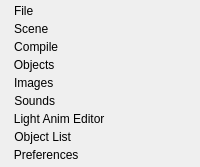
          <widget class="QWidget" name="scene_tool_widget" native="true">
           <property name="styleSheet">
            <string notr="true">QToolButton {
	border: none;
}

QToolButton:hover {
    color: white;
}

QToolButton:pressed {
    padding: 2px;
    font-size: 11px;
}</string>
           </property>
           <layout class="QVBoxLayout" name="verticalLayout_4">
            <property name="spacing">
             <number>1</number>
            </property>
            <property name="leftMargin">
             <number>6</number>
            </property>
            <property name="topMargin">
             <number>2</number>
            </property>
            <property name="rightMargin">
             <number>2</number>
            </property>
            <property name="bottomMargin">
             <number>4</number>
            </property>
            <item>
             <widget class="QToolButton" name="menu_file_btn">
              <property name="text">
               <string> File</string>
              </property>
              <property name="icon">
               <iconset resource="../LevelEditor.qrc">
                <normaloff>:/icons/min.png</normaloff>:/icons/min.png</iconset>
              </property>
              <property name="iconSize">
               <size>
                <width>12</width>
                <height>12</height>
               </size>
              </property>
              <property name="toolButtonStyle">
               <enum>Qt::ToolButtonTextBesideIcon</enum>
              </property>
             </widget>
            </item>
            <item>
             <widget class="QToolButton" name="menu_scene_btn">
              <property name="text">
               <string> Scene</string>
              </property>
              <property name="icon">
               <iconset resource="../LevelEditor.qrc">
                <normaloff>:/icons/min.png</normaloff>:/icons/min.png</iconset>
              </property>
              <property name="iconSize">
               <size>
                <width>12</width>
                <height>12</height>
               </size>
              </property>
              <property name="toolButtonStyle">
               <enum>Qt::ToolButtonTextBesideIcon</enum>
              </property>
             </widget>
            </item>
            <item>
             <widget class="QToolButton" name="menu_compile_btn">
              <property name="text">
               <string> Compile</string>
              </property>
              <property name="icon">
               <iconset resource="../LevelEditor.qrc">
                <normaloff>:/icons/min.png</normaloff>:/icons/min.png</iconset>
              </property>
              <property name="iconSize">
               <size>
                <width>12</width>
                <height>12</height>
               </size>
              </property>
              <property name="toolButtonStyle">
               <enum>Qt::ToolButtonTextBesideIcon</enum>
              </property>
             </widget>
            </item>
            <item>
             <widget class="QToolButton" name="menu_objects_btn">
              <property name="text">
               <string> Objects</string>
              </property>
              <property name="icon">
               <iconset resource="../LevelEditor.qrc">
                <normaloff>:/icons/min.png</normaloff>:/icons/min.png</iconset>
              </property>
              <property name="iconSize">
               <size>
                <width>12</width>
                <height>12</height>
               </size>
              </property>
              <property name="toolButtonStyle">
               <enum>Qt::ToolButtonTextBesideIcon</enum>
              </property>
             </widget>
            </item>
            <item>
             <widget class="QToolButton" name="menu_images_btn">
              <property name="text">
               <string> Images</string>
              </property>
              <property name="icon">
               <iconset resource="../LevelEditor.qrc">
                <normaloff>:/icons/min.png</normaloff>:/icons/min.png</iconset>
              </property>
              <property name="iconSize">
               <size>
                <width>12</width>
                <height>12</height>
               </size>
              </property>
              <property name="toolButtonStyle">
               <enum>Qt::ToolButtonTextBesideIcon</enum>
              </property>
             </widget>
            </item>
            <item>
             <widget class="QToolButton" name="menu_sounds_btn">
              <property name="text">
               <string> Sounds</string>
              </property>
              <property name="icon">
               <iconset resource="../LevelEditor.qrc">
                <normaloff>:/icons/min.png</normaloff>:/icons/min.png</iconset>
              </property>
              <property name="iconSize">
               <size>
                <width>12</width>
                <height>12</height>
               </size>
              </property>
              <property name="toolButtonStyle">
               <enum>Qt::ToolButtonTextBesideIcon</enum>
              </property>
             </widget>
            </item>
            <item>
             <widget class="QToolButton" name="menu_light_anim_btn">
              <property name="text">
               <string> Light Anim Editor</string>
              </property>
              <property name="icon">
               <iconset resource="../LevelEditor.qrc">
                <normaloff>:/icons/dummy.png</normaloff>:/icons/dummy.png</iconset>
              </property>
              <property name="iconSize">
               <size>
                <width>12</width>
                <height>12</height>
               </size>
              </property>
              <property name="toolButtonStyle">
               <enum>Qt::ToolButtonTextBesideIcon</enum>
              </property>
             </widget>
            </item>
            <item>
             <widget class="QToolButton" name="menu_object_list_btn">
              <property name="text">
               <string> Object List</string>
              </property>
              <property name="icon">
               <iconset resource="../LevelEditor.qrc">
                <normaloff>:/icons/dummy.png</normaloff>:/icons/dummy.png</iconset>
              </property>
              <property name="iconSize">
               <size>
                <width>12</width>
                <height>12</height>
               </size>
              </property>
              <property name="toolButtonStyle">
               <enum>Qt::ToolButtonTextBesideIcon</enum>
              </property>
             </widget>
            </item>
            <item>
             <widget class="QToolButton" name="menu_preferences_btn">
              <property name="text">
               <string> Preferences</string>
              </property>
              <property name="icon">
               <iconset resource="../LevelEditor.qrc">
                <normaloff>:/icons/dummy.png</normaloff>:/icons/dummy.png</iconset>
              </property>
              <property name="iconSize">
               <size>
                <width>12</width>
                <height>12</height>
               </size>
              </property>
              <property name="toolButtonStyle">
               <enum>Qt::ToolButtonTextBesideIcon</enum>
              </property>
             </widget>
            </item>
           </layout>
          </widget>
